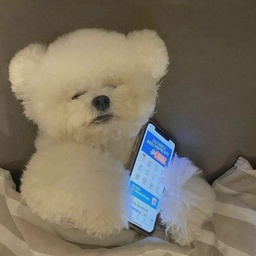
#> input picture math-statistics/numerical-calculus/image-denoising/IMG_1938.JPG, 256 x 256 px, shrunk from 736 x 736 before the run, found by its file name
$ python main.py
#> lines starting #> are read from the running program, lines starting #| are printed output that depends on the picture; long printed decimals are rounded
import numpy as np
import matplotlib.pyplot as plt
from skimage import data, img_as_float
from skimage.restoration import denoise_tv_chambolle
from skimage.util import random_noise
from skimage import io
from skimage.util import img_as_float

# 이미지 로드
image_path = "TEST/Image denoising/IMG_1938.JPG"
image = img_as_float(io.imread(image_path))

# 잡음 추가
noisy_image = random_noise(image, mode='gaussian', var=0.01)
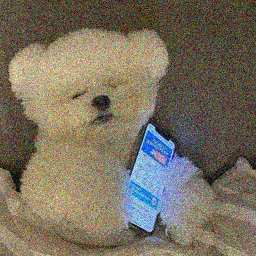
#> noisy_image: shape (256, 256, 3) float64; mean R, G, B 0.475, 0.441, 0.377

# 이미지 복원 (변분법 적용)
restored_image = denoise_tv_chambolle(noisy_image, weight=0.1)
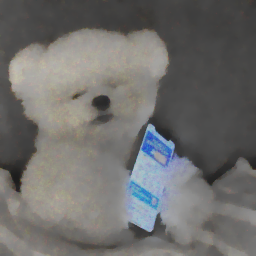
#> restored_image: shape (256, 256, 3) float64; mean R, G, B 0.435, 0.432, 0.425

# 시각 자료 준비
fig, axes = plt.subplots(1, 3, figsize=(15, 5),
                         sharex=True, sharey=True)
ax = axes.ravel()

ax[0].imshow(noisy_image)
ax[0].set_title('Noisy Image')

ax[1].imshow(restored_image)
ax[1].set_title('Restored Image')

ax[2].imshow(image)
ax[2].set_title('Original Image')

for a in ax:
    a.axis('off')

plt.tight_layout()
plt.show()
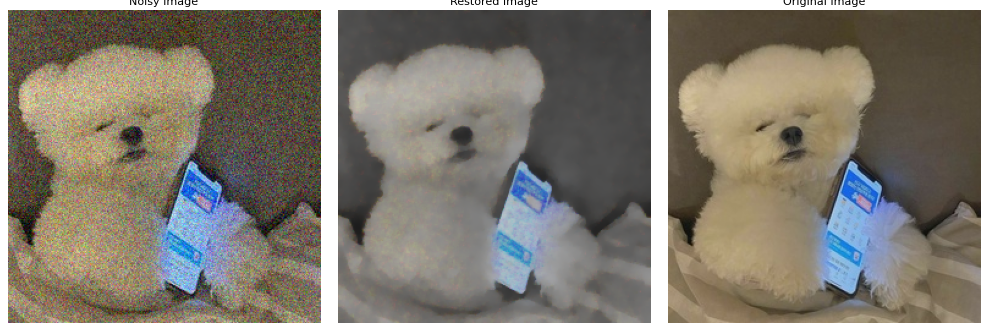
#> figure drawn by matplotlib, 3 panels

# 에너지 함수 시각화
def energy_function(u, f, lambda_val=0.1):
#> called with lambda_val = 0.1
    data_term = np.sum((u - f)**2)
#> data_term = 1950.1
    grad_u = np.gradient(u)
#> grad_u = 3 items
    regularization_term = np.sum(np.sqrt(grad_u[0]**2 + grad_u[1]**2))
#> regularization_term = 18321.1
    return data_term + lambda_val * regularization_term

# 에너지 함수 값 계산
initial_energy = energy_function(noisy_image, image)
#> initial_energy = 3782.2
final_energy = energy_function(restored_image, image)
#> final_energy = 849.3

print(f"Initial Energy: {initial_energy}")
#| Initial Energy: 3782.189
print(f"Final Energy: {final_energy}")
#| Final Energy: 849.313

# 에너지 함수 시각화
iterations = np.arange(1, 11)
energies = [initial_energy]
#> energies = [3782.2]
current_image = noisy_image

for i in iterations[1:]:
    current_image = denoise_tv_chambolle(current_image, weight=0.1)
    energies.append(energy_function(current_image, image))
#> this loop made 9 passes
#> (data_term in energy_function, regularization_term in energy_function) on passes 1 to 9: (612.1, 2372.5), (1035.9, 1574.7), (1247.5, 1278.7), (1380, 1105), (1397.6, 1097.7), (1431.2, 1079.4), (1510.3, 971.8), (1584.9, 893.9), (1607.9, 885)
#> pass 2, `current_image = denoise_tv_chambolle(current_image, weight=0.1)`:
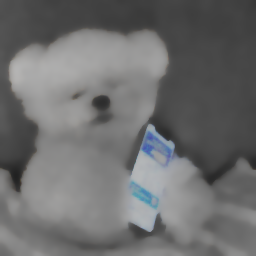
#> current_image: shape (256, 256, 3) float64; mean R, G, B 0.429, 0.431, 0.432
#> after the loop:
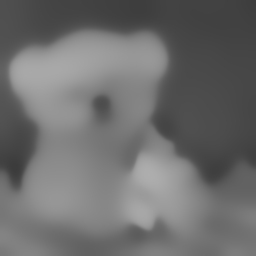
#> current_image: shape (256, 256, 3) float64; mean R, G, B 0.431, 0.431, 0.431
#> after the loop, energies = [3782.2, 849.3, 1193.4, 1375.4, 1490.5, 1507.4, 1539.1, 1607.5, 1674.3, 1696.4]

plt.figure(figsize=(10, 6))
plt.plot(iterations, energies, marker='o')
plt.title('Energy Function over Iterations')
plt.xlabel('Iterations')
plt.ylabel('Energy')
plt.grid(True)
plt.show()
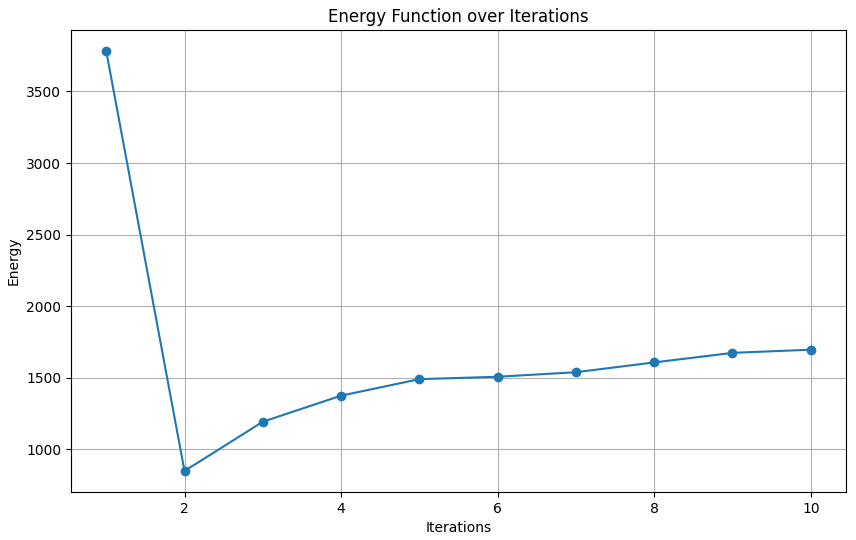
#> figure drawn by matplotlib, 1 panel; curve peaks at x = 1, y = 3782.2
